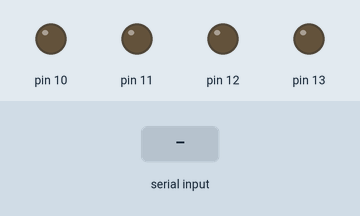
Simulated run of this sketch. Board: Arduino Uno, built with avr-gcc and run on an emulated ATmega328P. Parts: output pins drawn as LEDs (lit = HIGH). Inputs (shaded band) come from the test bench. What the sketch prints to the serial monitor is not drawn.

Above: at 1.2 s.
1.3 s: "F" received over Serial
At 1.7 s:
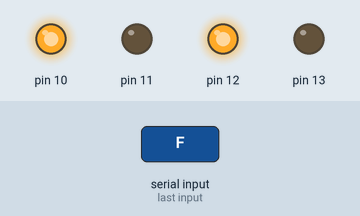
3.3 s: "B" received over Serial
At 3.7 s:
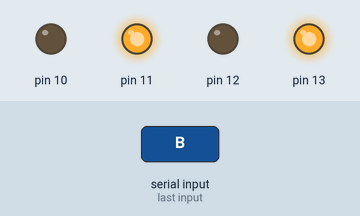
Timing chart, 0 to 6.3 s (numbered marks = the images above; inputs shaded):
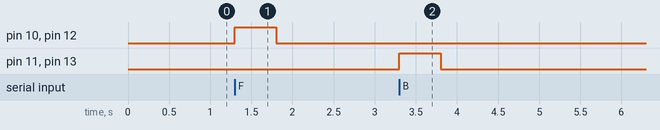

Measured:
- after the input at 1.3 s, pin 10, pin 12: LOW → HIGH at once, → LOW 0.50 s later
- after the input at 3.3 s, pin 11, pin 13: LOW → HIGH at once, → LOW 0.50 s later

The sketch:

BOAT_CONTROLL.ino
```cpp
void setup()
{
  Serial.begin(9600);
  pinMode(10,OUTPUT);
  pinMode(11,OUTPUT);
  pinMode(12,OUTPUT);
  pinMode(13,OUTPUT);
  Serial.println("start");
}
void loop()
{

  if(Serial.available()>0)
  {
    int a=Serial.read();
    if(a=='F')
    {
    digitalWrite(10,HIGH);
    digitalWrite(11,LOW);
    digitalWrite(12,HIGH);
    digitalWrite(13,LOW);
    delay(500);
    }


    if(a=='B')
    {
      digitalWrite(10,LOW);
    digitalWrite(11,HIGH);
    digitalWrite(12,LOW);
    digitalWrite(13,HIGH);
    delay(500);
    }
  }
    else
    {
     digitalWrite(10,LOW);
    digitalWrite(11,LOW);
    digitalWrite(12,LOW);
    digitalWrite(13,LOW);

    }

}
```
